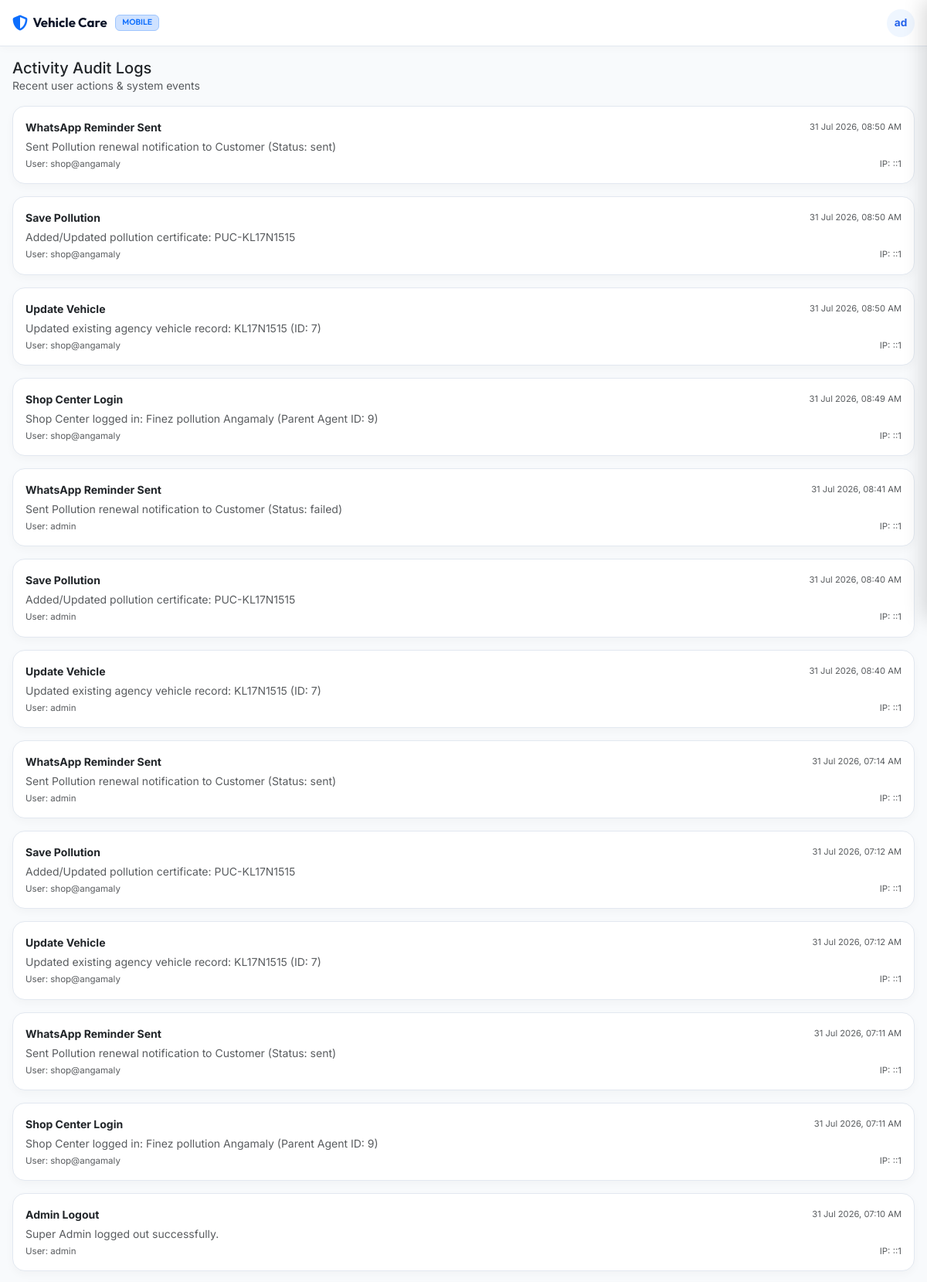
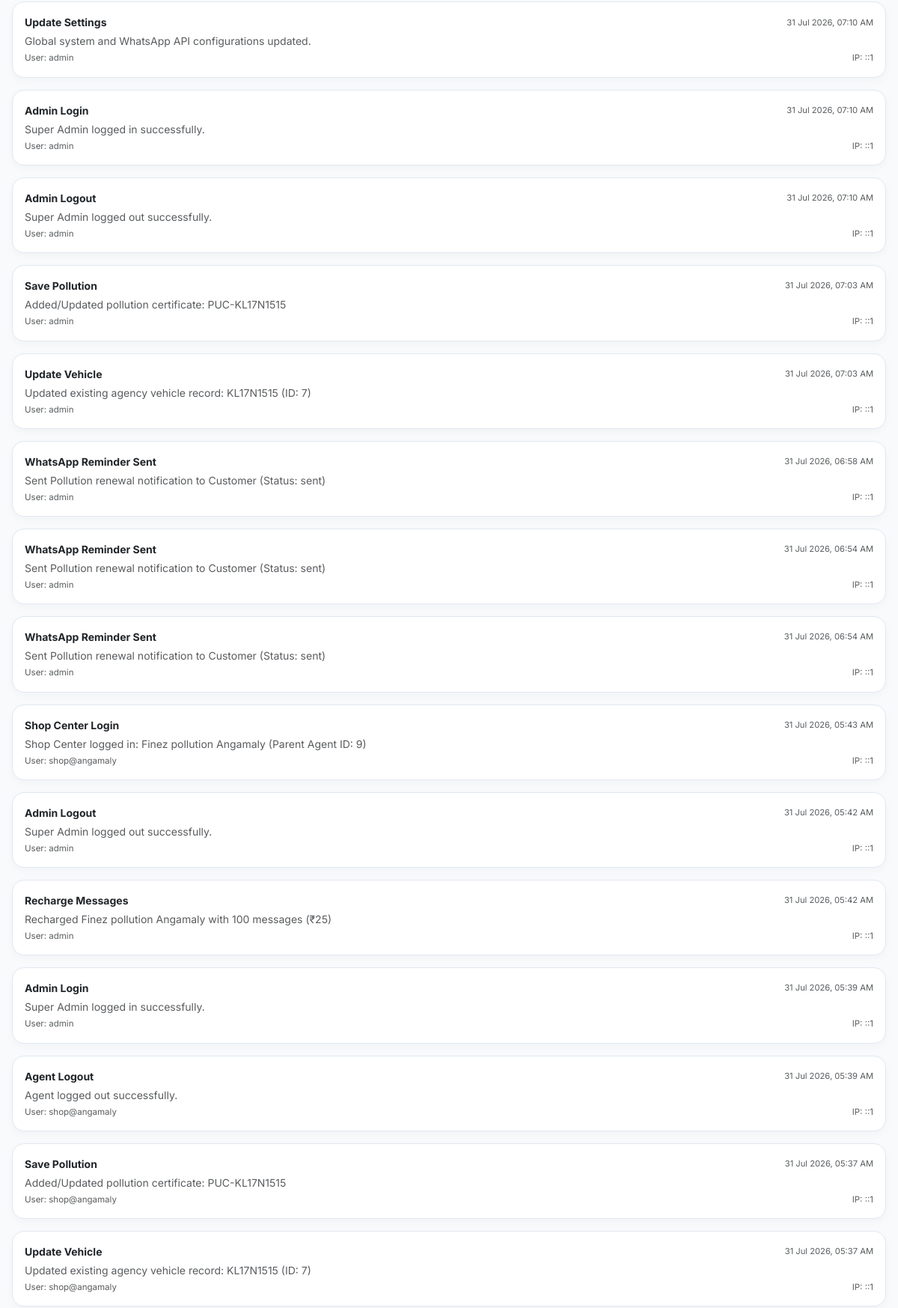
The page /mobile/admin/activity.php (signed in, upper part) on the database its author committed (2 pictures, top to bottom).
### tables this page shows
CREATE TABLE `users` (
  `id` int(11) NOT NULL,
  `username` varchar(50) NOT NULL,
  `password` varchar(255) NOT NULL,
  `email` varchar(100) NOT NULL,
  `role` enum('admin','agent','shop') NOT NULL DEFAULT 'agent',
  `parent_agent_id` int(11) DEFAULT NULL,
  `status` enum('active','suspended') NOT NULL DEFAULT 'active',
  `shop_name` varchar(255) DEFAULT NULL,
  `shop_owner_name` varchar(255) DEFAULT NULL,
  `shop_logo` varchar(255) DEFAULT NULL,
  `shop_address` text DEFAULT NULL,
  `city` varchar(100) DEFAULT NULL,
  `state` varchar(100) DEFAULT NULL,
  `pincode` varchar(10) DEFAULT NULL,
  `mobile_number` varchar(20) DEFAULT NULL,
  `whatsapp_number` varchar(20) DEFAULT NULL,
  `created_at` timestamp NOT NULL DEFAULT current_timestamp(),
  `updated_at` timestamp NOT NULL DEFAULT current_timestamp() ON UPDATE current_timestamp(),
  `expiry_date` date DEFAULT NULL,
  `access_health_insurance` tinyint(1) NOT NULL DEFAULT 1,
  `access_vehicle_insurance` tinyint(1) NOT NULL DEFAULT 1,
  `access_pollution` tinyint(1) NOT NULL DEFAULT 1,
  `message_balance` int(11) NOT NULL DEFAULT 0,
  `notify_days_before` int(11) DEFAULT 7,
  `notify_before_enabled` tinyint(1) DEFAULT 1,
  `notify_1day_before_enabled` tinyint(1) DEFAULT 1,
  `notify_after_expiry_enabled` tinyint(1) DEFAULT 1
);

CREATE TABLE `activity_logs` (
  `id` int(11) NOT NULL,
  `user_id` int(11) DEFAULT NULL,
  `action` varchar(255) NOT NULL,
  `details` text DEFAULT NULL,
  `ip_address` varchar(50) DEFAULT NULL,
  `created_at` timestamp NOT NULL DEFAULT current_timestamp()
);

### includes/functions.php (called while the page is built, shortened)
<?php
function sanitize($data) {
    return htmlspecialchars(trim($data), ENT_QUOTES, 'UTF-8');
}
function isLoggedIn() {
    return !empty($_SESSION['user_id']) && !empty($_SESSION['role']);
}

### mobile/admin/activity.php (the view, shortened to what this page needs)
<?php
require_once __DIR__ . '/../../includes/functions.php';
require_once __DIR__ . '/../includes/header.php';
$db = getDBConnection();
$stmt = $db->query("
    SELECT a.*, u.username
    FROM activity_logs a
    LEFT JOIN users u ON a.user_id = u.id
    ORDER BY a.id DESC
    LIMIT 50
");
$logs = $stmt->fetchAll();
?>
<div class="mb-3">
    <h2 class="h5 font-weight-700 m-0 text-dark">Activity Audit Logs</h2>
    <p class="small text-muted m-0">Recent user actions & system events</p>
</div>
<?php if (!empty($logs)): ?>
    <?php foreach ($logs as $log): ?>
        <div class="mobile-card">
            <div class="mobile-card-body p-3">
                <div class="d-flex align-items-center justify-content-between mb-1">
                    <span class="fw-bold small text-dark"><?php echo sanitize($log['action']); ?></span>
                    <span class="small text-muted" style="font-size: 0.7rem;"><?php echo date('d M Y, h:i A', strtotime($log['created_at'])); ?></span>
                </div>
                <p class="small text-muted mb-1"><?php echo sanitize($log['details']); ?></p>
                <div class="d-flex align-items-center justify-content-between">
                    <span class="small text-muted" style="font-size: 0.72rem;">User: <?php echo sanitize($log['username'] ?? 'System/Guest'); ?></span>
                    <span class="small text-muted" style="font-size: 0.72rem;">IP: <?php echo sanitize($log['ip_address']); ?></span>
                </div>
            </div>
        </div>
    <?php endforeach; ?>
<?php endif; ?>
<?php require_once __DIR__ . '/../includes/footer.php'; ?>

### mobile/includes/header.php (shortened to what this page needs)
<?php
require_once __DIR__ . '/../../includes/functions.php';
$current_user = null;
if (isLoggedIn()) {
    $db = getDBConnection();
    $stmt = $db->prepare("SELECT * FROM users WHERE id = ?");
    $stmt->execute([$_SESSION['user_id']]);
    $current_user = $stmt->fetch();
}
$role = $_SESSION['role'] ?? '';
?>
<!DOCTYPE html>
<html lang="en">
<head>
    <link href="https://cdn.jsdelivr.net/npm/bootstrap@5.3.0/dist/css/bootstrap.min.css" rel="stylesheet">
    <link href="https://cdnjs.cloudflare.com/ajax/libs/font-awesome/6.4.0/css/all.min.css" rel="stylesheet">
    <link href="https://cdn.datatables.net/1.13.4/css/dataTables.bootstrap5.min.css" rel="stylesheet">
    <link href="https://cdn.datatables.net/responsive/2.4.1/css/responsive.bootstrap5.min.css" rel="stylesheet">
    <link href="https://cdn.jsdelivr.net/npm/sweetalert2@11/dist/sweetalert2.min.css" rel="stylesheet">
    <link href="../../assets/css/style.css" rel="stylesheet">
</head>
<body>
    <nav id="mobile-header-nav">
        <a href="<?php echo $role === 'admin' ? '../admin/index.php' : '../agent/index.php'; ?>" class="text-decoration-none">
            <h1 class="mobile-brand-title">
                <i class="fa-solid fa-shield-halved text-primary fs-5"></i>
                <span>Vehicle Care</span>
                <span class="badge bg-primary-subtle text-primary border border-primary-subtle ms-1" style="font-size: 0.65rem;">MOBILE</span>
            </h1>
        </a>
        <?php if (isLoggedIn()): ?>
        <div class="d-flex align-items-center gap-2">
            <div class="dropdown">
                <button class="mobile-user-badge border-0" type="button" data-bs-toggle="dropdown" aria-expanded="false">
                    <?php
                        if ($current_user && !empty($current_user['shop_name']) && ($role === 'agent' || $role === 'shop')) {
                            echo substr(sanitize($current_user['shop_name']), 0, 2);
                        } else {
                            echo substr(sanitize($current_user['username']), 0, 2);
                        }
                    ?>
                </button>
            </div>
        </div>
        <?php endif; ?>
    </nav>
    <div class="container-fluid p-3">

### assets/css/style.css (style rules this page uses)
:root { --primary-color: #3b82f6; --primary-hover: #2563eb; --primary-light: #eff6ff; --secondary-color: #64748b; --success-color: #10b981; --success-light: #ecfdf5; --warning-color: #f59e0b; --warning-light: #fef3c7; --danger-color: #ef4444; --danger-light: #fef2f2; --info-color: #06b6d4; --info-light: #ecfeff; --bg-color: #f8fafc; --card-bg: #ffffff; --text-main: #0f172a; --text-muted: #64748b; --border-color: #e2e8f0; --sidebar-width: 260px; --sidebar-bg: #ffffff; --sidebar-active-bg: #eff6ff; --sidebar-active-text: #2563eb; --header-height: 70px; --shadow-sm: 0 1px 3px rgba(0, 0, 0, 0.05), 0 1px 2px rgba(0, 0, 0, 0.02); --shadow-md: 0 4px 6px -1px rgba(0, 0, 0, 0.05), 0 2px 4px -1px rgba(0, 0, 0, 0.01); --shadow-lg: 0 10px 15px -3px rgba(0, 0, 0, 0.05), 0 4px 6px -2px rgba(0, 0, 0, 0.01); --radius-sm: 8px; --radius-md: 12px; --radius-lg: 16px; --font-main: 'Outfit', sans-serif; }
body { font-family: var(--font-main); background-color: var(--bg-color); color: var(--text-main); margin: 0; padding: 0; overflow-x: hidden; -webkit-font-smoothing: antialiased; }
.badge { padding: 0.4em 0.8em; font-weight: 600; border-radius: 6px; font-size: 0.75rem; }

### mobile/includes/header.php (style rules this page uses)
:root { --mobile-bg: #f8fafc; --font-main: 'Outfit', sans-serif; }
body { font-family: 'Inter', sans-serif; background-color: var(--mobile-bg); color: #0f172a; padding-bottom: 78px; -webkit-tap-highlight-color: transparent; }
#mobile-header-nav { height: 60px; background: #ffffff; border-bottom: 1px solid #e2e8f0; position: sticky; top: 0; z-index: 1030; display: flex; align-items: center; justify-content: space-between; padding: 0 1rem; box-shadow: 0 2px 10px rgba(0,0,0,0.03); }
.mobile-brand-title { font-family: var(--font-main); font-weight: 700; font-size: 1.05rem; color: #0f172a; margin: 0; display: flex; align-items: center; gap: 0.4rem; }
.mobile-user-badge { width: 36px; height: 36px; border-radius: 50%; background: #eff6ff; color: #2563eb; font-weight: 700; font-size: 0.85rem; display: flex; align-items: center; justify-content: center; border: 1px solid #bfdbfe; }
.mobile-card { background: #ffffff; border-radius: 16px; border: 1px solid #e2e8f0; box-shadow: 0 4px 12px rgba(0,0,0,0.03); margin-bottom: 1rem; overflow: hidden; }
.mobile-card-body { padding: 1.15rem; }

### rows shown on the page
users: username "ad"
activity_logs: action "WhatsApp Reminder Sent", created_at "31 Jul 2026, 08:50 AM", details "Sent Pollution renewal notification to Customer (Status: sent)", user.username "shop@angamaly", ip_address "::1"
activity_logs: action "Save Pollution", created_at "31 Jul 2026, 08:50 AM", details "Added/Updated pollution certificate: PUC-KL17N1515", user.username "shop@angamaly", ip_address "::1"
activity_logs: action "Update Vehicle", created_at "31 Jul 2026, 08:50 AM", details "Updated existing agency vehicle record: KL17N1515 (ID: 7)", user.username "shop@angamaly", ip_address "::1"
activity_logs: action "Shop Center Login", created_at "31 Jul 2026, 08:49 AM", details "Shop Center logged in: Finez pollution Angamaly (Parent Agent ID: 9)", user.username "shop@angamaly", ip_address "::1"
activity_logs: action "WhatsApp Reminder Sent", created_at "31 Jul 2026, 08:41 AM", details "Sent Pollution renewal notification to Customer (Status: failed)", user.username "admin", ip_address "::1"
activity_logs: action "Save Pollution", created_at "31 Jul 2026, 08:40 AM", details "Added/Updated pollution certificate: PUC-KL17N1515", user.username "admin", ip_address "::1"
activity_logs: action "Update Vehicle", created_at "31 Jul 2026, 08:40 AM", details "Updated existing agency vehicle record: KL17N1515 (ID: 7)", user.username "admin", ip_address "::1"
activity_logs: action "WhatsApp Reminder Sent", created_at "31 Jul 2026, 07:14 AM", details "Sent Pollution renewal notification to Customer (Status: sent)", user.username "admin", ip_address "::1"
activity_logs: action "Save Pollution", created_at "31 Jul 2026, 07:12 AM", details "Added/Updated pollution certificate: PUC-KL17N1515", user.username "shop@angamaly", ip_address "::1"
activity_logs: action "Update Vehicle", created_at "31 Jul 2026, 07:12 AM", details "Updated existing agency vehicle record: KL17N1515 (ID: 7)", user.username "shop@angamaly", ip_address "::1"
activity_logs: action "WhatsApp Reminder Sent", created_at "31 Jul 2026, 07:11 AM", details "Sent Pollution renewal notification to Customer (Status: sent)", user.username "shop@angamaly", ip_address "::1"
activity_logs: action "Shop Center Login", created_at "31 Jul 2026, 07:11 AM", details "Shop Center logged in: Finez pollution Angamaly (Parent Agent ID: 9)", user.username "shop@angamaly", ip_address "::1"
activity_logs: action "Admin Logout", created_at "31 Jul 2026, 07:10 AM", details "Super Admin logged out successfully.", user.username "admin", ip_address "::1"
activity_logs: action "Update Settings", created_at "31 Jul 2026, 07:10 AM", details "Global system and WhatsApp API configurations updated.", user.username "admin", ip_address "::1"
activity_logs: action "Admin Login", created_at "31 Jul 2026, 07:10 AM", details "Super Admin logged in successfully.", user.username "admin", ip_address "::1"
activity_logs: action "Admin Logout", created_at "31 Jul 2026, 07:10 AM", details "Super Admin logged out successfully.", user.username "admin", ip_address "::1"
activity_logs: action "Save Pollution", created_at "31 Jul 2026, 07:03 AM", details "Added/Updated pollution certificate: PUC-KL17N1515", user.username "admin", ip_address "::1"
activity_logs: action "Update Vehicle", created_at "31 Jul 2026, 07:03 AM", details "Updated existing agency vehicle record: KL17N1515 (ID: 7)", user.username "admin", ip_address "::1"
activity_logs: action "WhatsApp Reminder Sent", created_at "31 Jul 2026, 06:58 AM", details "Sent Pollution renewal notification to Customer (Status: sent)", user.username "admin", ip_address "::1"
activity_logs: action "WhatsApp Reminder Sent", created_at "31 Jul 2026, 06:54 AM", details "Sent Pollution renewal notification to Customer (Status: sent)", user.username "admin", ip_address "::1"
activity_logs: action "WhatsApp Reminder Sent", created_at "31 Jul 2026, 06:54 AM", details "Sent Pollution renewal notification to Customer (Status: sent)", user.username "admin", ip_address "::1"
activity_logs: action "Shop Center Login", created_at "31 Jul 2026, 05:43 AM", details "Shop Center logged in: Finez pollution Angamaly (Parent Agent ID: 9)", user.username "shop@angamaly", ip_address "::1"
activity_logs: action "Admin Logout", created_at "31 Jul 2026, 05:42 AM", details "Super Admin logged out successfully.", user.username "admin", ip_address "::1"
activity_logs: action "Recharge Messages", created_at "31 Jul 2026, 05:42 AM", details "Recharged Finez pollution Angamaly with 100 messages (₹25)", user.username "admin", ip_address "::1"
activity_logs: action "Admin Login", created_at "31 Jul 2026, 05:39 AM", details "Super Admin logged in successfully.", user.username "admin", ip_address "::1"
activity_logs: action "Agent Logout", created_at "31 Jul 2026, 05:39 AM", details "Agent logged out successfully.", user.username "shop@angamaly", ip_address "::1"
activity_logs: action "Save Pollution", created_at "31 Jul 2026, 05:37 AM", details "Added/Updated pollution certificate: PUC-KL17N1515", user.username "shop@angamaly", ip_address "::1"
activity_logs: action "Update Vehicle", created_at "31 Jul 2026, 05:37 AM", details "Updated existing agency vehicle record: KL17N1515 (ID: 7)", user.username "shop@angamaly", ip_address "::1"
